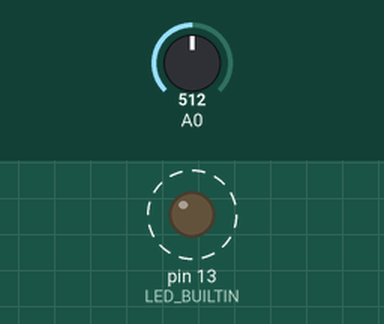
Bench run of a sketch on a simulated Arduino Uno, built with avr-gcc and run on an emulated ATmega328P. Parts: output pins drawn as LEDs (lit = HIGH). Dashed ring = blinking. The test bench sets the inputs (shaded band); at power-on: A0 = 512. What the sketch prints to the serial monitor is not drawn.

Above: at 0.5 s.
Timing chart, 0 to 5.2 s (numbered marks = the images above):
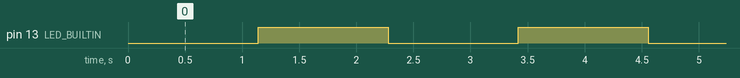

Measured:
- by itself, pin 13 (LED_BUILTIN): alternates HIGH for 1.1 s and LOW for 1.1 s

The sketch:

Arduino_ACS712_testing.ino
```cpp
/*
  A SKETCH THAT TESTS A 5A ACS712 VOLTAGE AND CURRENT OUTPUTS IN NORMAL AND STRESS CONDITIONS, MEANT FOR CALIBRATON OF SENSORS AND RESULTS
  DEVICE WAS TESTED BY CONNECTING DIFFERENT 12V LED AND FILAMENT BULBS, WHICH RESULTED IN THE SAME OUTPUTS AS THE MULTIMETER

  SERIOUS WARNING - DO NOT IGNORE:
    SINCE ACS712 CAN READ BOTH POSITIVE AND NEGATIVE, CALIBRATING THE SENSOR TO 0 (THAT MEANS OUTPUT = VCC / 2)IS IMPORTANT
    IN THE CALIBRATION PROCESS, THE VALUE OF VCC IS USED, WHICH CAN VARY DEPENDING ON YOUR SETUP AND CONSUMERS BEING USED AT THAT MOMENT
        E.G https://forum.arduino.cc/t/voltage-drop-when-relay-activates-and-affects-analog-readings/199499
    THIS WILL RESULT IN INCORRECT DATA
    MY PERSONAL SOLUTION WAS TO RESERVE A PAIR OF 5V AND GND PINS ONLY FOR THOSE SENSORS WHILE POWERING THE DEVICE FROM USB OR VIN

    Thanks for inspiration and basics:
    https://learn.sparkfun.com/tutorials/acs712-low-current-sensor-hookup-guide/calibration-and-example-code
*/

float vref = 0.0000;
float halfVref = 0.0000;

// internal bandgap reference voltage in millivolts
const unsigned long InternalReferenceMillivolts = 1080UL;


// Variables will change:
int ledState = LOW;             // ledState used to set the LED

// Generally, you should use "unsigned long" for variables that hold time
// The value will quickly become too large for an int to store
unsigned long previousMillis = 0;        // will store last time LED was updated

// constants won't change:
const long interval = 1000;           // interval at which to blink (milliseconds)


// the setup function runs once when you press reset or power the board
void setup()
{
  Serial.begin(9600);

  // initialize digital pin LED_BUILTIN as an output.
  pinMode(LED_BUILTIN, OUTPUT);
}

// the loop function runs over and over again forever
void loop() {

  unsigned long currentMillis = millis();

  if (currentMillis - previousMillis >= interval) {
    // save the last time you blinked the LED
    previousMillis = currentMillis;

    // alternate relay for voltage drop tests & make sure the results are constant
    SwitchRelay();
  }

  // update VREF
  vref = getVccAmps();

  Serial.print("VOLTAGE is ");
  Serial.println(vref);

  halfVref = vref / 2;

  Serial.print("Half VOLTAGE (ZERO threshold) is ");
  Serial.println(halfVref);

  float current = Get_Current(vref);

  Serial.println("");
  Serial.println("");

  delay(500);
}

float getVccAmps()
{
  float result = 0.0000f;
  result = getVccMillivolts() / 1000;

  return result;
}

void SwitchRelay()
{
    // if the LED is off turn it on and vice-versa:
    if (ledState == LOW) {
      ledState = HIGH;
    } else {
      ledState = LOW;
    }

    // set the LED with the ledState of the variable:
    digitalWrite(LED_BUILTIN, ledState);
}

float Get_Voltage(float vref)
{
  int numSamples = 5000;
  float current = 0.0000f;
  unsigned long raw = 0.0000;
  for(int i=0; i<numSamples; i++)
  {
    raw = raw + analogRead(A0);

  }
  raw = raw / numSamples;

  float rawVref = raw * vref;
  float voltage = rawVref / 1020;

  Serial.print("raw * vref is ");
  Serial.print(rawVref);
  Serial.print(" where raw is ");
  Serial.print(raw);
  Serial.print(" and vref is ");
  Serial.println(vref);

  return(voltage);
}

float Get_Current(float vref)
{
  float current = 0.0000f;
  float voltageReading = Get_Voltage(vref);

  float halfVref = vref / 2;
  bool isNearZero = voltageReading < halfVref;
  if (!isNearZero)
  {
    // move on with the calculations
    current = (voltageReading - halfVref) / 0.185;
  }

  Serial.print("Read in voltage is ");
  Serial.println(voltageReading);
  Serial.print("which in current means ");
  Serial.println(current);


  return(current);
}

// Returns actual value of Vcc in millivolts
float getVccMillivolts()
{
  float result = 0.0000;
  // Set the analog reference to DEFAULT (AVcc == Vcc power rail)
  // REFS1 REFS0          --> 0b01   -Selects DEFAULT (AVcc) reference
  // Set the analog input to channel 14: the INTERNAL bandgap reference (1.1V +/- 10%)
  // MUX3 MUX2 MUX1 MUX0  --> 0b1110 -Selects channel 14, bandgap voltage, to measure
  ADMUX = (0 << REFS1) | (1 << REFS0) | (0 << ADLAR) | (1 << MUX3) | (1 << MUX2) | (1 << MUX1) | (0 << MUX0);

  delay(50);  // Let mux settle a little to get a more stable A/D conversion

  // Start a conversion to measure the INTERNAL reference relative to the DEFAULT (Vcc) reference.
  ADCSRA |= _BV( ADSC );
  // Wait for it to complete
  while (ADCSRA & (1 << ADSC));

  result = (InternalReferenceMillivolts * 1024UL) / ADC;

  // Calculate the power rail voltage (reference voltage) relative to the known voltage
  return result;
}
```
